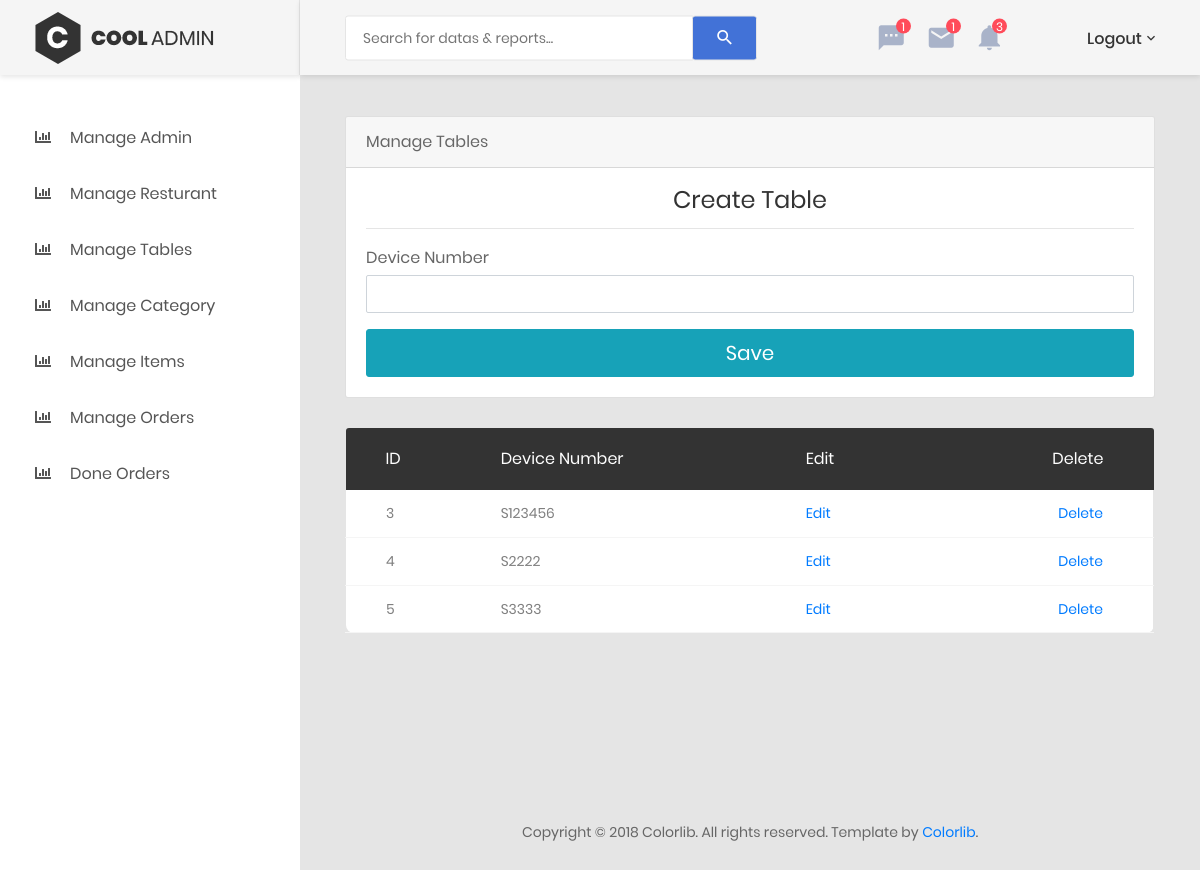
Page /admin/manage_tables.php (signed in) on the committed database.
### tables this page shows
CREATE TABLE `tables` (
  `table_id` int(3) NOT NULL,
  `rest_id` int(3) NOT NULL,
  `device_number` varchar(50) NOT NULL
);

### admin/manage_tables.php (the view, shortened to what this page needs)
<?php
include('includes/admin_header.php');
include('includes/connection.php');
$rest_id  = $_SESSION['admin_id'];
 ?>
<div class="main-content">
                <div class="section__content section__content--p30">
                    <div class="container-fluid">
                        <div class="row">
                            <div class="col-lg-12">
                                <div class="card">
                                    <div class="card-header">Manage Tables</div>
                                    <div class="card-body">
                                        <div class="card-title">
                                            <h3 class="text-center title-2">Create Table</h3>
                                        </div>
                                        <hr>
                                        <form action="" method="post">
                                            <div class="form-group">
                                                <label for="cc-payment" class="control-label mb-1">Device Number</label>
                                                <input name="device_number" type="text" class="form-control">
                                            </div>
                                            <div>
                                                <button type="submit" class="btn btn-lg btn-info btn-block" name="submit">
                                                    <span id="payment-button-amount">Save</span>
                                                </button>
                                            </div>
                                        </form>
                                    </div>
                                </div>
                            </div>
                            </div>
                        </div>
                <div class="col-md-12">
                                <div class="table-responsive m-b-40">
                                    <table class="table table-borderless table-data3">
                                        <thead>
                                            <tr>
                                                <th>ID</th>
                                                <th>Device Number</th>
                                                <th>Edit</th>
                                                <th>Delete</th>
                                            </tr>
                                        </thead>
                                        <tbody>
                                          <?php
                                            $query = "select * from tables where rest_id = $rest_id";
                                            $result       = mysqli_query($conn,$query);
                                            while($row    = mysqli_fetch_assoc($result)){
                                                echo "<tr>";
                                                echo "<td>{$row['table_id']}</td>";
                                                echo "<td>{$row['device_number']}</td>";
                                                echo "<td><a href='edit_table.php?id={$row['table_id']}'>Edit</a></td>";
                                                echo "<td><a href='delete_table.php?id={$row['table_id']}'>Delete</a></td>";
                                                echo "</tr>";
                                        }
                                           ?>
                                        </tbody>
                                    </table>
                                </div>
                            </div>
                             </div>
                </div>
<?php include('includes/admin_footer.php'); ?>

### rows in the picture
tables: table_id "3", device_number "S123456"
tables: table_id "4", device_number "S2222"
tables: table_id "5", device_number "S3333"
